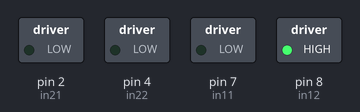
A sketch run on a simulated Arduino Uno, built with avr-gcc and run on an emulated ATmega328P. On the bench: switched loads named in the sketch (green lamp = pin HIGH).

Above: at 0.1 s.
At 5.1 s:
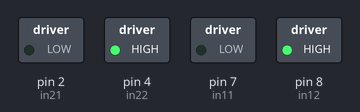
Timing chart, 0 to 6.6 s (numbered marks = the images above):
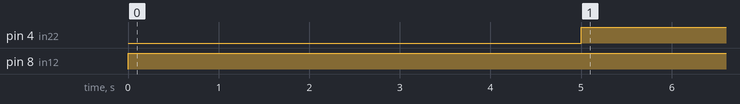

The sketch:

MOTOR.ino
```cpp
const int in11 = 7;
const int in12 = 8;
const int in21 = 2;
const int in22 = 4;

void setup()
{
    pinMode (in11,OUTPUT);
    pinMode (in12,OUTPUT);
    pinMode (in21,OUTPUT);
    pinMode (in22,OUTPUT);
    Serial.begin(9600);

}

void loop()
{
    digitalWrite (in11,LOW);
    digitalWrite (in12,HIGH);
    delay(5000);
    digitalWrite (in21,LOW);
    digitalWrite (in22,HIGH);
    delay(5000);
}
```

Measured:
- by itself, pin 4 (in22): LOW → HIGH at 5.0 s
- by itself, pin 8 (in12): LOW → HIGH at 0.00 s
